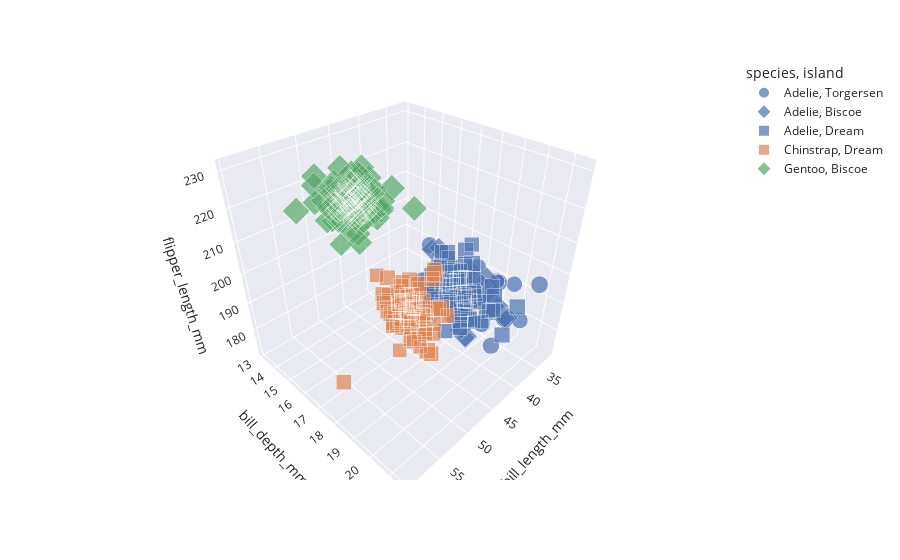

The cell this chart's notebook holds for it:
### Code cell
# 3D scatter plot
import seaborn as sns
penguins = sns.load_dataset('penguins')
penguins = penguins.dropna(axis="index",subset=["body_mass_g"])

px.scatter_3d(
    data_frame=penguins,
    x= "bill_length_mm",
    y= "bill_depth_mm",
    z="flipper_length_mm",
    color ="species",
    symbol="island",
    size = "body_mass_g"
)
